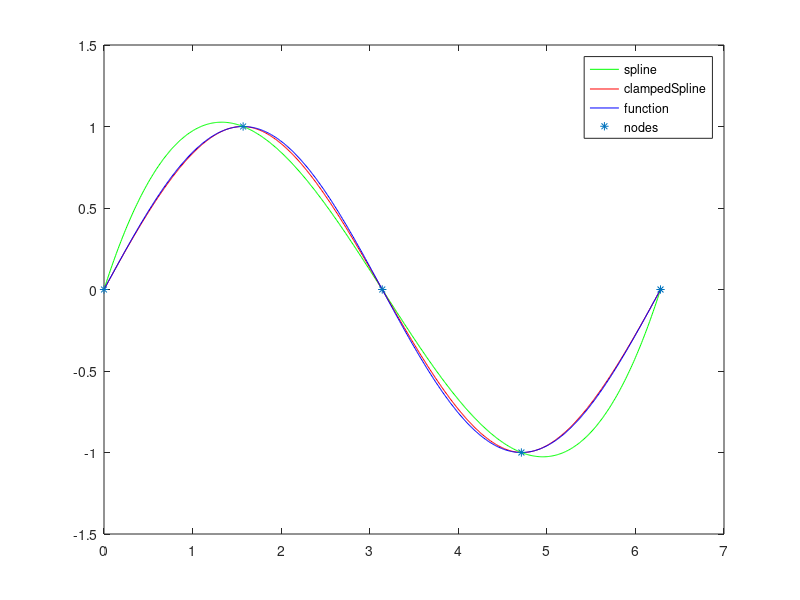

This chart was generated by the following MATLAB code:
nodes = [0 pi/2 pi 3*pi/2 2*pi];
nodeValues = sin(nodes);

value = pi / 4;
functionValue = sin(value)
splineValue = spline(nodes, nodeValues, value)
clampedSplineValue = spline(nodes, [1 nodeValues 1], value)


points = 0:.01:2*pi;
splinePoints = spline(nodes, nodeValues, points);


clampedSplinePoints = spline(nodes, [1 nodeValues 1], points);
plot(points, splinePoints, 'g', points, clampedSplinePoints, 'r', points, sin(points), 'b', nodes, nodeValues, '*');
legend('spline', 'clampedSpline', 'function', 'nodes');